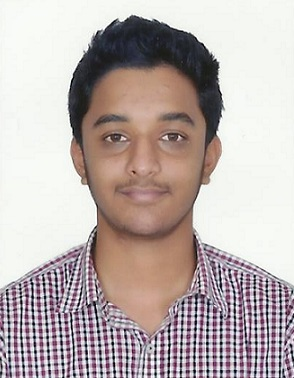
#> input picture Resources/prat.jpg, 294 x 378 px
$ python Chapter2.py
#> lines starting #> are read from the running program, lines starting #| are printed output that depends on the picture; after the words box and inside, x2 and y2 are one past the last pixel; in counts of white or black regions, pixels touching at a corner belong together
import cv2
import numpy as np

img = cv2.imread("Resources/prat.jpg")
#> img is the input picture: shape (378, 294, 3); mean B, G, R 174, 175.8, 187.7
kernel = np.ones((5,5),np.uint8)

imgGray = cv2.cvtColor(img, cv2.COLOR_BGR2GRAY)
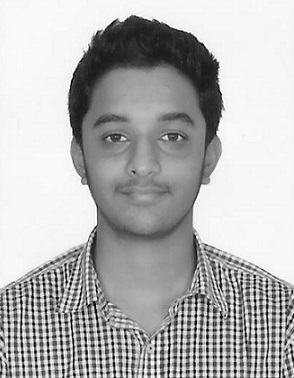
#> imgGray: shape (378, 294); min 0, max 255, mean 179.2
imgBlur = cv2.GaussianBlur(imgGray, (7,7), 0)
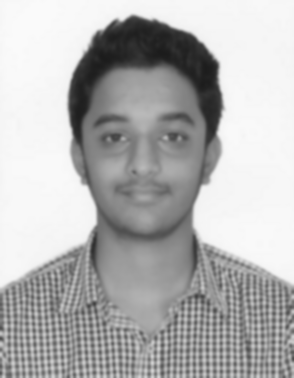
#> imgBlur: shape (378, 294); min 28, max 250, mean 179.2
imgCanny = cv2.Canny(img, 150, 200)
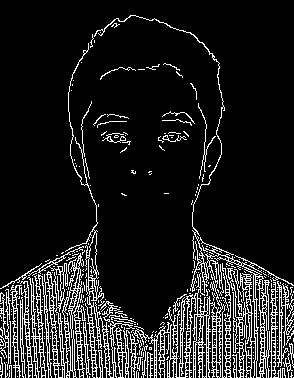
#> imgCanny: shape (378, 294); 12.2% white in thin lines or dots
imgDia = cv2.dilate(imgCanny, kernel, iterations=1)
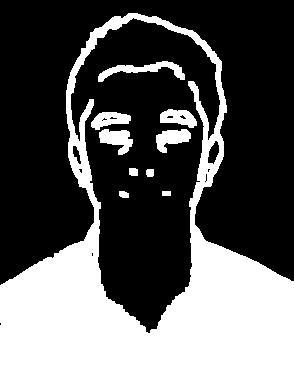
#> imgDia: shape (378, 294); 35.1% white; 10 white regions, largest, box (x1, y1, x2, y2) and area: (0, 13, 294, 378) 36181, (98, 61, 185, 82) 648, (99, 129, 133, 155) 520
imgEro = cv2.erode(imgDia, kernel, iterations=1)
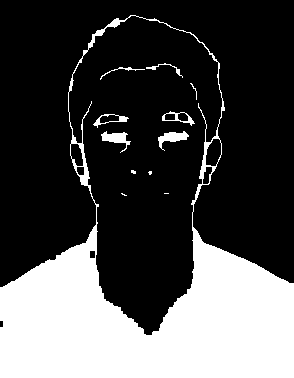
#> imgEro: shape (378, 294); 29.1% white; 12 white regions (4 under 20 px), largest, box (x1, y1, x2, y2) and area: (0, 15, 294, 378) 31300, (101, 131, 131, 153) 256, (158, 131, 189, 151) 255
cv2.imshow("Grey Image", imgGray)
cv2.imshow("Blur Image", imgBlur)
cv2.imshow("Canny Image", imgCanny)
cv2.imshow("Dia Image", imgDia)
cv2.imshow("Ero Image", imgEro)

cv2.waitKey(0)

$ run again, with Resources/shapes.png saved as Resources/prat.jpg
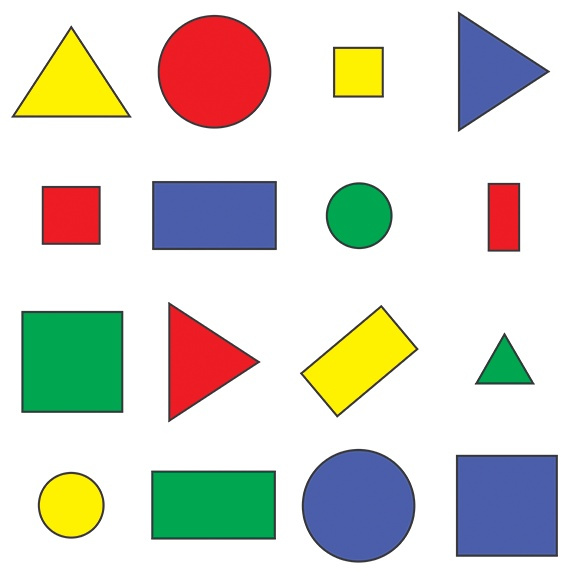
#> input picture Resources/shapes.png, 576 x 577 px
#> img is the input picture: shape (577, 576, 3); mean B, G, R 205.1, 214.2, 214.1
#> `imgCanny = cv2.Canny(img, 150, 200)`:
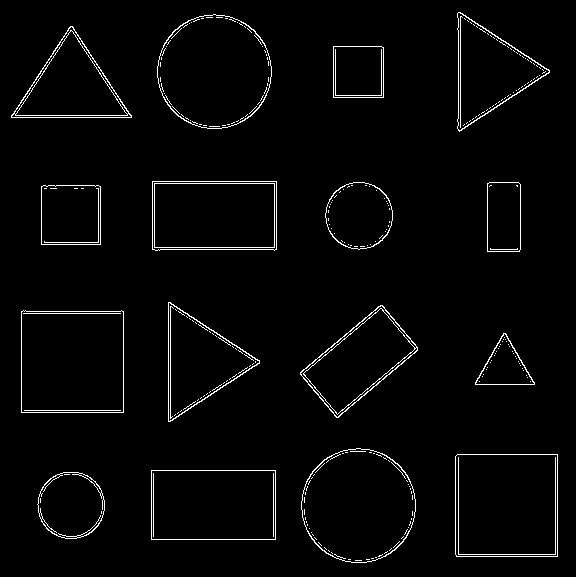
#> imgCanny: shape (577, 576); 2.5% white in thin lines or dots
#> imgDia: shape (577, 576); 10.6% white; 16 white regions, largest, box (x1, y1, x2, y2) and area: (299, 446, 418, 565) 2940, (155, 12, 274, 131) 2905, (298, 303, 420, 420) 2889
#> `imgEro = cv2.erode(imgDia, kernel, iterations=1)`:
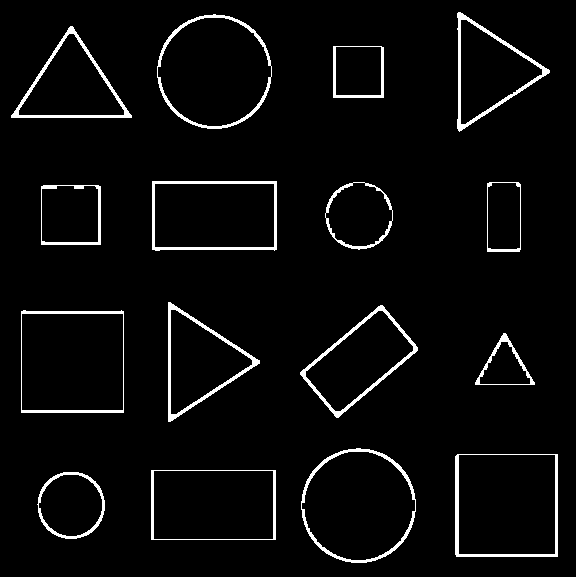
#> imgEro: shape (577, 576); 4% white; 16 white regions, largest, box (x1, y1, x2, y2) and area: (457, 12, 550, 132) 1145, (300, 305, 418, 418) 1137, (301, 448, 416, 563) 1136
